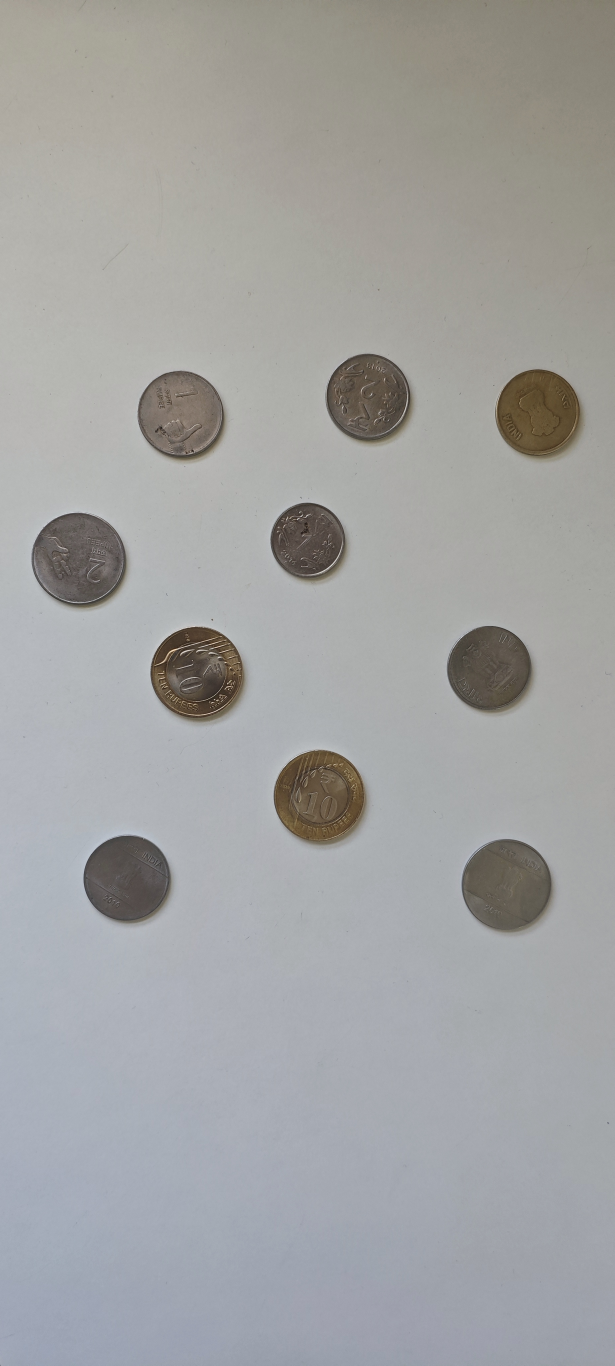
#> input picture Part1/input/1.jpg, 1844 x 4096 px (shown at 1/3 size); its folder holds only this picture in this run
$ python coin_detection.py
#> lines starting #> are read from the running program, lines starting #| are printed output that depends on the picture; after the words box and inside, x2 and y2 are one past the last pixel; in counts of white or black regions, pixels touching at a corner belong together
import numpy as np
import cv2
import os

def load_and_prepare(img_path):  # Load and preprocess images
    img = cv2.imread(img_path) # reads the images
    if img is None:
        print(f"Could not read: {img_path}")
        return None, None, None

    max_size = max(img.shape[:2])  # Resize image for consistency
    scale = 700 / max_size if max_size > 700 else 1
    img_resized = cv2.resize(img, (0, 0), fx=scale, fy=scale)

    gray_img = cv2.cvtColor(img_resized, cv2.COLOR_BGR2GRAY) # Convert to grayscale and apply thresholding
    smoothed = cv2.GaussianBlur(gray_img, (5, 5), 0)  # smoothen out the image and reduce noise
    binary_img = cv2.adaptiveThreshold(
        smoothed, 255, cv2.ADAPTIVE_THRESH_GAUSSIAN_C, cv2.THRESH_BINARY_INV, 11, 2
    )

    return img_resized, binary_img, scale

def detect_coins(binary_img, scale):  # Extract circular objects using contours
    detected_objects, _ = cv2.findContours(binary_img, cv2.RETR_EXTERNAL, cv2.CHAIN_APPROX_SIMPLE)
    circular_shapes = []

    for obj in detected_objects:
        perimeter = cv2.arcLength(obj, True)
        area = cv2.contourArea(obj)

        if perimeter > 0:
            circularity = 4 * np.pi * (area / (perimeter ** 2))
            min_area = 500 * (scale ** 2)

            if 0.75 < circularity < 1.2 and area > min_area:
                circular_shapes.append(obj)

    return circular_shapes

def store_images(output_img, shapes, save_path, draw_type="outline"):  # Save processed images with contours and segmentation
    result_img = output_img.copy()

    if draw_type == "outline":
        cv2.drawContours(result_img, shapes, -1, (0, 0, 255), 2)
    elif draw_type == "mask":
        mask_layer = np.zeros(output_img.shape[:2], dtype=np.uint8)
        cv2.drawContours(mask_layer, shapes, -1, 255, thickness=cv2.FILLED)
        result_img = cv2.bitwise_and(output_img, output_img, mask=mask_layer)

    cv2.imwrite(save_path, result_img)

def extract_each_coin(image, circle_coins, output_dir):    # Extract each coin from the given image
    segmented_coins = []

    for i, cnt in enumerate(circle_coins):
        (x, y), radius = cv2.minEnclosingCircle(cnt)  # Minimum enclosing circle
        center = (int(x), int(y))  # Center of circle
        radius = int(radius)  # Radius

        mask = np.zeros_like(image, dtype=np.uint8)
        cv2.circle(mask, center, radius, (255, 255, 255), -1)
        coin_segment = cv2.bitwise_and(image, mask)  # Mask applied to extract the coin

        x1, y1 = center[0] - radius, center[1] - radius
        x2, y2 = center[0] + radius, center[1] + radius  # Crop area for circular coin region
        coin_segment = coin_segment[y1:y2, x1:x2]  # Coins area cropped
        segmented_coins.append(coin_segment)

        coin_path = os.path.join(output_dir, f"coin_{i+1}.jpg")
        cv2.imwrite(coin_path, coin_segment)

    return segmented_coins

def batch_process(input_dir, output_dir):  # Handle multiple images
    if not os.path.exists(output_dir):
        os.makedirs(output_dir)

    for file in os.listdir(input_dir):
        if file.lower().endswith((".png", ".jpg", ".jpeg")):
            input_path = os.path.join(input_dir, file)
            outline_output = os.path.join(output_dir, f"{os.path.splitext(file)[0]}_outline.jpg")
            mask_output = os.path.join(output_dir, f"{os.path.splitext(file)[0]}_segmented.jpg")
            coin_output_dir = os.path.join(output_dir, f"{os.path.splitext(file)[0]}_coins")

            if not os.path.exists(coin_output_dir):
                os.makedirs(coin_output_dir)

            processed_img, threshold_img, scale_factor = load_and_prepare(input_path)
#> in load_and_prepare, img is the input picture: shape (4096, 1844, 3); mean B, G, R 162.5, 162.8, 162.2
#> in load_and_prepare, `binary_img = cv2.adaptiveThreshold( smoothed, 255, cv2.ADAPTIVE_THRESH..`:
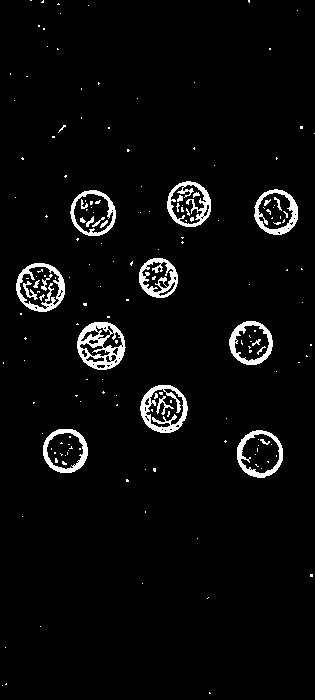
#> binary_img: shape (700, 315); 4% white; 177 white regions (151 under 20 px)
#> scale_factor = 0.171
            if processed_img is None:
                continue

            detected_shapes = detect_coins(threshold_img, scale_factor)
#> in detect_coins, `detected_objects, _ = cv2.findContours(binary_img, cv2.RETR_EXTERNAL, ..`: detected_objects = 98 contours, 88 with area under 20; largest, box (x1, y1, x2, y2) and area: (16, 263, 65, 312) 1824, (77, 322, 126, 370) 1771, (140, 385, 188, 433) 1729, (237, 430, 283, 478) 1668, (70, 190, 116, 236) 1584
#> the loop in detect_coins, `for obj in detected_objects:` made 98 passes
#> (perimeter, area, circularity) on passes 17, 18, 26, 37, 38, 50, 53, 64: (154.1, 1668.5, 0.883), (145.9, 1529, 0.903), (157.2, 1729, 0.879), (158.4, 1771, 0.887), (142.1, 1445.5, 0.899), (159.8, 1824.5, 0.898), (128.2, 1182, 0.903), (149, 1584.5, 0.897)
#> after the loop in detect_coins, `for obj in detected_objects:`: circular_shapes = 10 contours; largest, box (x1, y1, x2, y2) and area: (16, 263, 65, 312) 1824, (77, 322, 126, 370) 1771, (140, 385, 188, 433) 1729, (237, 430, 283, 478) 1668, (70, 190, 116, 236) 1584
#> detected_shapes has the same summary as circular_shapes in detect_coins
            store_images(processed_img, detected_shapes, outline_output, draw_type="outline")
#> in store_images, `cv2.drawContours(result_img, shapes, -1, (0, 0, 255), 2)`:
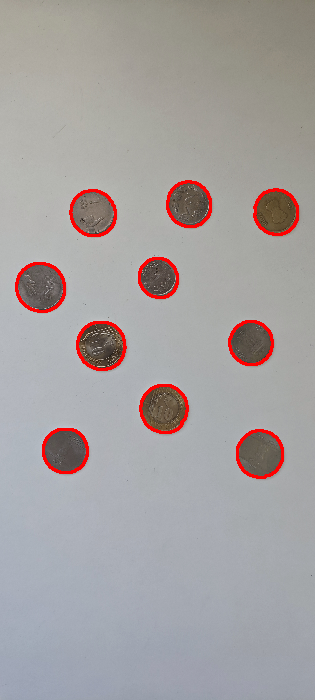
#> result_img: shape (700, 315, 3); mean B, G, R 160, 160.1, 165
            store_images(processed_img, detected_shapes, mask_output, draw_type="mask")
#> call 2 of store_images, with save_path = 'output/1_segmented.jpg', draw_type = 'mask'
#> in store_images (call 2), `cv2.drawContours(mask_layer, shapes, -1, 255, thickness=cv2.FILLED)`:
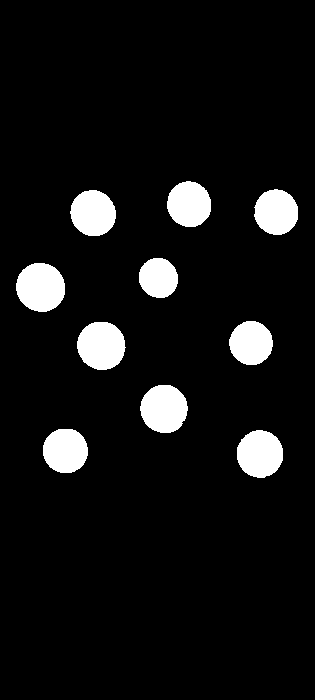
#> mask_layer: shape (700, 315); 7.4% white; 10 white regions, largest, box (x1, y1, x2, y2) and area: (16, 263, 65, 312) 1894, (77, 322, 126, 370) 1840, (140, 385, 188, 433) 1797
#> in store_images (call 2), `result_img = cv2.bitwise_and(output_img, output_img, mask=mask_layer)`:
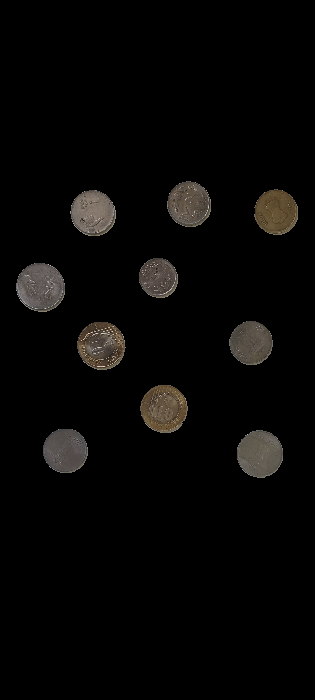
#> result_img: shape (700, 315, 3); mean B, G, R 5.7, 6.5, 7.3

            extract_each_coin(processed_img, detected_shapes, coin_output_dir)
#> the loop in extract_each_coin, `for i, cnt in enumerate(circle_coins):` made 10 passes
#> (x, y, radius, center, x1, y1, x2, y2) on passes 1 to 8: (259.8, 453.5, 23, (259, 453), 236, 430, 282, 476), (65, 450.3, 22, (64, 450), 42, 428, 86, 472), (164, 408.5, 24, (164, 408), 140, 384, 188, 432), (101.1, 345.4, 24, (101, 345), 77, 321, 125, 369), (250.8, 342.5, 22, (250, 342), 228, 320, 272, 364), (40.21, 287, 24, (40, 286), 16, 262, 64, 310), (158.1, 277.7, 20, (158, 277), 138, 257, 178, 297), (93.04, 212.6, 23, (93, 212), 70, 189, 116, 235)
#> pass 1, in extract_each_coin, `coin_segment = cv2.bitwise_and(image, mask)`:
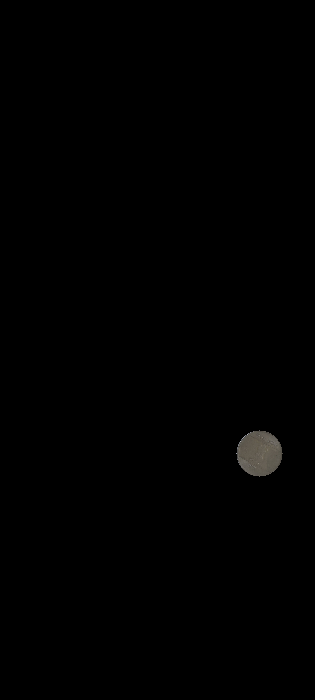
#> coin_segment: shape (700, 315, 3); mean B, G, R 0.6, 0.7, 0.7
#> pass 1, in extract_each_coin, `coin_segment = coin_segment[y1:y2, x1:x2]`:
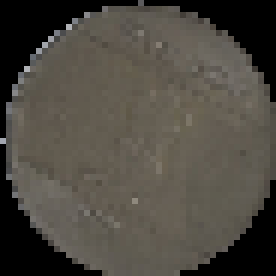
#> coin_segment: shape (46, 46, 3) (shown 6 times larger); mean B, G, R 65, 72.7, 76.8
#> after the loop in extract_each_coin, `for i, cnt in enumerate(circle_coins):`:
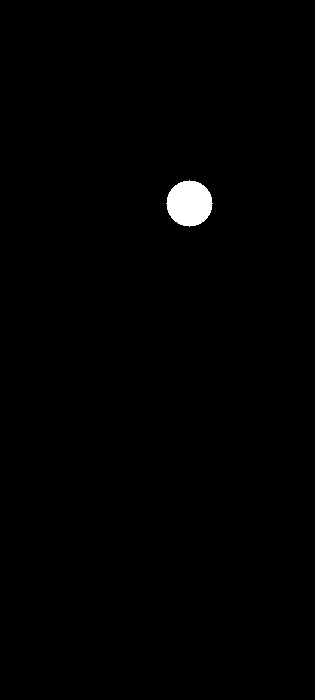
#> mask: shape (700, 315, 3); 0.75% white; 1 white region, box (x1, y1, x2, y2) and area: (166, 180, 213, 227) 1653
#> after the loop in extract_each_coin, `for i, cnt in enumerate(circle_coins):`: segmented_coins = 10 items
            print(f"{file}: Objects detected = {len(detected_shapes)}")
#| 1.jpg: Objects detected = 10

batch_process("input", "output")

$ run again, on Part1/input/4.jpg
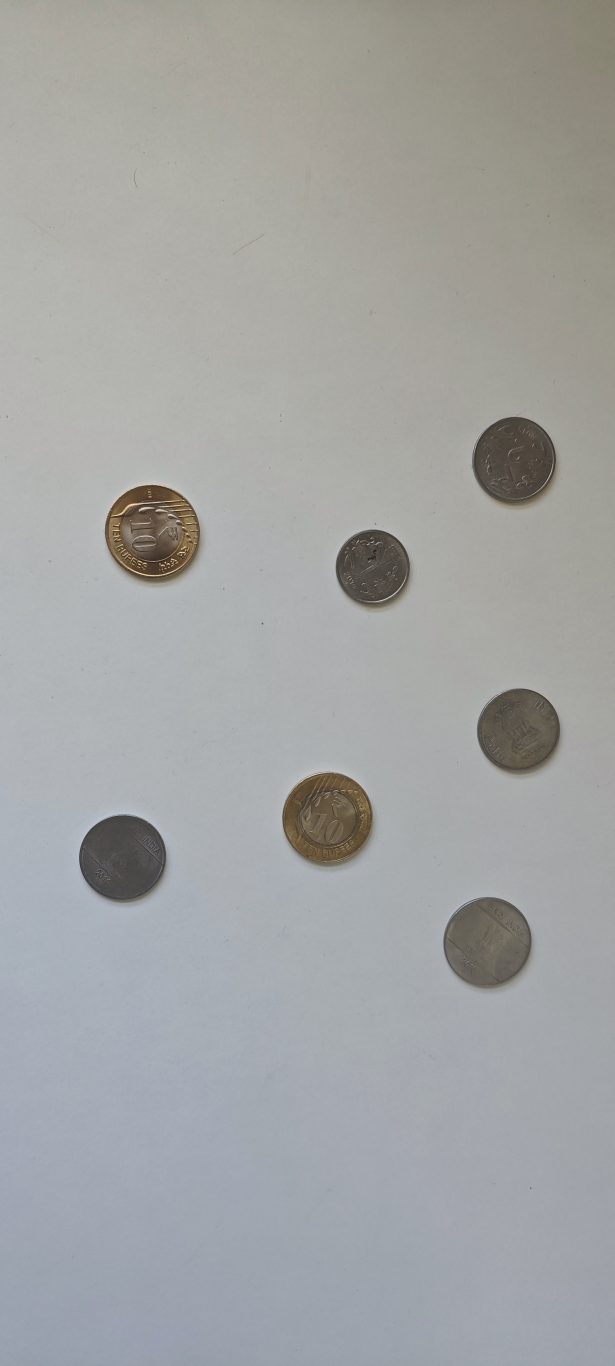
#> input picture Part1/input/4.jpg, 1844 x 4096 px (shown at 1/3 size)
#> in load_and_prepare, img is the input picture: shape (4096, 1844, 3); mean B, G, R 163.8, 164.3, 162.8
#> in load_and_prepare, `binary_img = cv2.adaptiveThreshold( smoothed, 255, cv2.ADAPTIVE_THRESH..`:
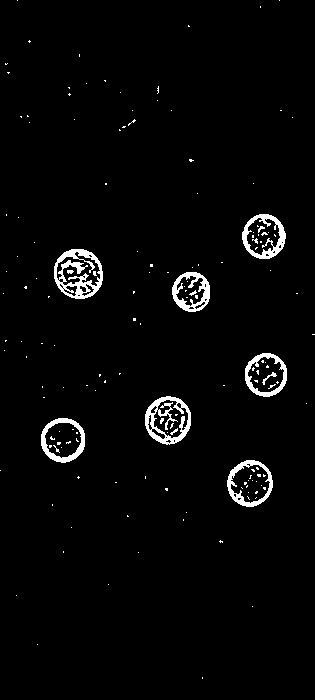
#> binary_img: shape (700, 315); 2.7% white; 153 white regions (141 under 20 px)
#> scale_factor = 0.171
#> detected_objects = 93 contours, 86 with area under 20; largest, box (x1, y1, x2, y2) and area: (54, 249, 103, 299) 1891, (145, 396, 191, 445) 1688, (227, 460, 273, 507) 1604, (41, 418, 85, 463) 1510, (242, 214, 286, 259) 1474, (245, 353, 287, 397) 1403, (172, 272, 210, 312) 1160
#> the loop in detect_coins, `for obj in detected_objects:` made 93 passes
#> (perimeter, area, circularity) on passes 19, 20, 23, 33, 48, 59, 62: (151, 1604.5, 0.885), (145.3, 1510.5, 0.899), (154.6, 1688.5, 0.888), (139.9, 1403, 0.901), (126.8, 1159.5, 0.906), (162.4, 1891, 0.901), (143.5, 1474, 0.899)
#> after the loop in detect_coins, `for obj in detected_objects:`: circular_shapes = 7 contours; box (x1, y1, x2, y2) and area: (54, 249, 103, 299) 1891, (145, 396, 191, 445) 1688, (227, 460, 273, 507) 1604, (41, 418, 85, 463) 1510, (242, 214, 286, 259) 1474, (245, 353, 287, 397) 1403, (172, 272, 210, 312) 1160
#> detected_shapes has the same summary as circular_shapes in detect_coins
#> mask_layer: shape (700, 315); 5.1% white; 7 white regions, largest, box (x1, y1, x2, y2) and area: (54, 249, 103, 299) 1962, (145, 396, 191, 445) 1755, (227, 460, 273, 507) 1670
#> the loop in extract_each_coin, `for i, cnt in enumerate(circle_coins):` made 7 passes
#> (x, y, radius, center, x1, y1, x2, y2) on passes 1 to 6: (249.9, 483, 23, (249, 482), 226, 459, 272, 505), (62.8, 439.6, 22, (62, 439), 40, 417, 84, 461), (168.2, 420, 24, (168, 420), 144, 396, 192, 444), (265.7, 374.4, 21, (265, 374), 244, 353, 286, 395), (191.6, 291.3, 20, (191, 291), 171, 271, 211, 311), (78, 273.5, 25, (78, 273), 53, 248, 103, 298)
#> after the loop in extract_each_coin, `for i, cnt in enumerate(circle_coins):`:
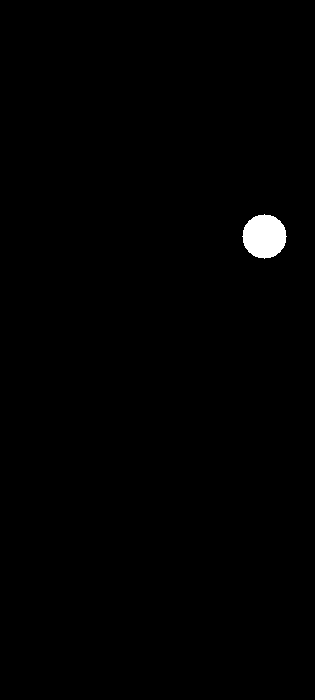
#> mask: shape (700, 315, 3); 0.69% white; 1 white region, box (x1, y1, x2, y2) and area: (242, 214, 287, 259) 1517
#> after the loop in extract_each_coin, `for i, cnt in enumerate(circle_coins):`: segmented_coins = 7 items
#| 4.jpg: Objects detected = 7
